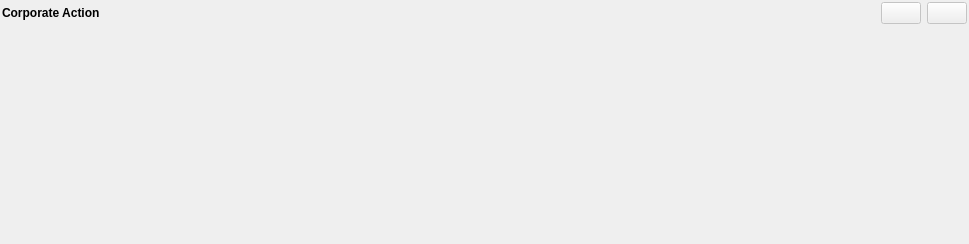
<?xml version="1.0" encoding="UTF-8"?>
<ui version="4.0">
 <class>CorporateActionOperation</class>
 <widget class="QWidget" name="CorporateActionOperation">
  <property name="geometry">
   <rect>
    <x>0</x>
    <y>0</y>
    <width>969</width>
    <height>244</height>
   </rect>
  </property>
  <property name="windowTitle">
   <string>Form</string>
  </property>
  <layout class="QGridLayout" name="layout">
   <property name="leftMargin">
    <number>2</number>
   </property>
   <property name="topMargin">
    <number>2</number>
   </property>
   <property name="rightMargin">
    <number>2</number>
   </property>
   <property name="bottomMargin">
    <number>2</number>
   </property>
   <item row="0" column="3">
    <widget class="QPushButton" name="revert_button">
     <property name="enabled">
      <bool>false</bool>
     </property>
     <property name="acceptDrops">
      <bool>false</bool>
     </property>
     <property name="toolTip">
      <string>Cancel changes</string>
     </property>
     <property name="text">
      <string/>
     </property>
    </widget>
   </item>
   <item row="0" column="2">
    <widget class="QPushButton" name="commit_button">
     <property name="enabled">
      <bool>false</bool>
     </property>
     <property name="toolTip">
      <string>Commit changes</string>
     </property>
     <property name="text">
      <string/>
     </property>
    </widget>
   </item>
   <item row="0" column="1">
    <spacer name="horizontal_spacer">
     <property name="orientation">
      <enum>Qt::Horizontal</enum>
     </property>
     <property name="sizeHint" stdset="0">
      <size>
       <width>40</width>
       <height>20</height>
      </size>
     </property>
    </spacer>
   </item>
   <item row="0" column="0">
    <widget class="QLabel" name="main_label">
     <property name="font">
      <font>
       <bold>true</bold>
      </font>
     </property>
     <property name="text">
      <string>Corporate Action</string>
     </property>
    </widget>
   </item>
   <item row="1" column="0">
    <spacer name="vertical_spacer">
     <property name="orientation">
      <enum>Qt::Vertical</enum>
     </property>
     <property name="sizeHint" stdset="0">
      <size>
       <width>20</width>
       <height>40</height>
      </size>
     </property>
    </spacer>
   </item>
  </layout>
 </widget>
 <resources/>
 <connections/>
</ui>
